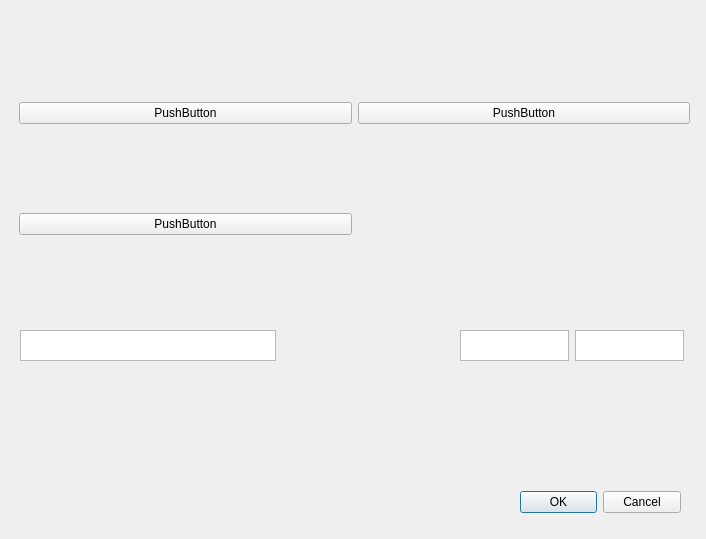
<?xml version="1.0" encoding="UTF-8"?>
<ui version="4.0">
 <class>Dialog</class>
 <widget class="QDialog" name="Dialog">
  <property name="geometry">
   <rect>
    <x>0</x>
    <y>0</y>
    <width>706</width>
    <height>539</height>
   </rect>
  </property>
  <property name="windowTitle">
   <string>Dialog</string>
  </property>
  <widget class="QWidget" name="gridLayoutWidget">
   <property name="geometry">
    <rect>
     <x>19</x>
     <y>19</y>
     <width>671</width>
     <height>301</height>
    </rect>
   </property>
   <layout class="QGridLayout" name="GridMap">
    <item row="1" column="0">
     <widget class="QPushButton" name="pushButton_2">
      <property name="text">
       <string>PushButton</string>
      </property>
     </widget>
    </item>
    <item row="0" column="0">
     <widget class="QPushButton" name="pushButton">
      <property name="text">
       <string>PushButton</string>
      </property>
     </widget>
    </item>
    <item row="0" column="1">
     <widget class="QPushButton" name="pushButton_3">
      <property name="text">
       <string>PushButton</string>
      </property>
     </widget>
    </item>
   </layout>
  </widget>
  <widget class="QDialogButtonBox" name="buttonBox">
   <property name="geometry">
    <rect>
     <x>520</x>
     <y>490</y>
     <width>161</width>
     <height>25</height>
    </rect>
   </property>
   <property name="orientation">
    <enum>Qt::Horizontal</enum>
   </property>
   <property name="standardButtons">
    <set>QDialogButtonBox::Cancel|QDialogButtonBox::Ok</set>
   </property>
  </widget>
  <widget class="QWidget" name="horizontalLayoutWidget">
   <property name="geometry">
    <rect>
     <x>460</x>
     <y>330</y>
     <width>224</width>
     <height>31</height>
    </rect>
   </property>
   <layout class="QHBoxLayout" name="MapSize">
    <item>
     <widget class="QTextEdit" name="width"/>
    </item>
    <item>
     <widget class="QTextEdit" name="height"/>
    </item>
   </layout>
  </widget>
  <widget class="QListWidget" name="listWidget">
   <property name="geometry">
    <rect>
     <x>20</x>
     <y>330</y>
     <width>256</width>
     <height>31</height>
    </rect>
   </property>
  </widget>
 </widget>
 <resources/>
 <connections>
  <connection>
   <sender>buttonBox</sender>
   <signal>accepted()</signal>
   <receiver>Dialog</receiver>
   <slot>accept()</slot>
   <hints>
    <hint type="sourcelabel">
     <x>248</x>
     <y>254</y>
    </hint>
    <hint type="destinationlabel">
     <x>157</x>
     <y>274</y>
    </hint>
   </hints>
  </connection>
  <connection>
   <sender>buttonBox</sender>
   <signal>rejected()</signal>
   <receiver>Dialog</receiver>
   <slot>reject()</slot>
   <hints>
    <hint type="sourcelabel">
     <x>316</x>
     <y>260</y>
    </hint>
    <hint type="destinationlabel">
     <x>286</x>
     <y>274</y>
    </hint>
   </hints>
  </connection>
 </connections>
</ui>
